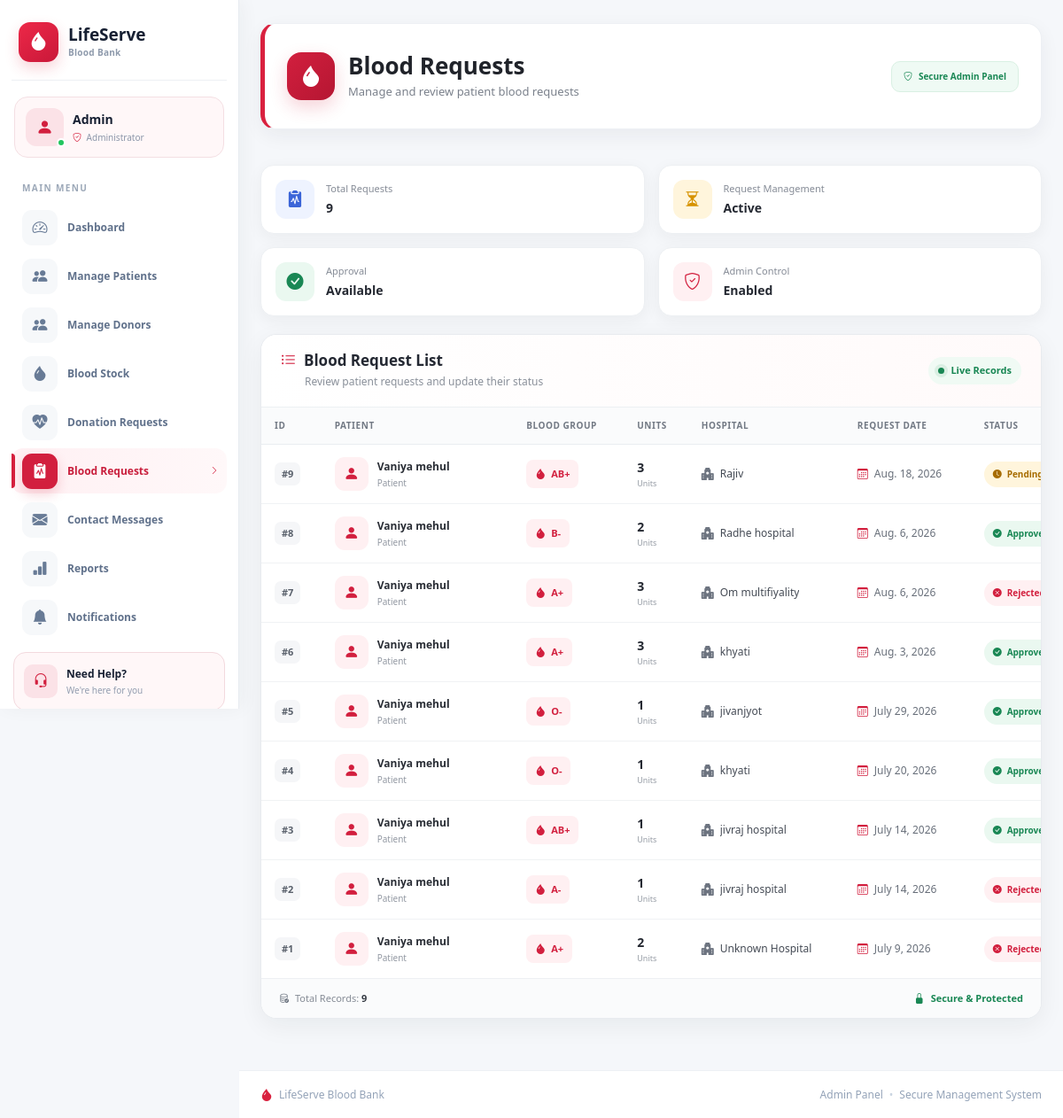
Screenshot of /adminpanel/blood-requests/ with the database file from the repository.
### blood/models.py (models this page shows, shortened)
class BloodRequest(models.Model):
    STATUS = [
        ('Pending', 'Pending'),
        ('Approved', 'Approved'),
        ('Rejected', 'Rejected'),
    ]
    patient = models.ForeignKey(
        Patient,
        on_delete=models.CASCADE
    )
    blood_group = models.CharField(max_length=5)
    units = models.PositiveIntegerField()
    hospital = models.CharField(
        max_length=100,
        default="Unknown Hospital"
    )
    reason = models.TextField(
        default="No Reason"
    )
    request_date = models.DateField(
        auto_now_add=True
    )
    status = models.CharField(
        max_length=10,
        choices=STATUS,
        default="Pending"
    )

### patient/models.py (models this page shows, shortened)
class Patient(models.Model):
    profile_photo = models.ImageField(
    upload_to="profiles/",
    blank=True,
    null=True
)
    GENDER = (
        ('Male', 'Male'),
        ('Female', 'Female'),
        ('Other', 'Other'),
    )
    BLOOD_GROUPS = (
        ('A+', 'A+'),
        ('A-', 'A-'),
        ('B+', 'B+'),
        ('B-', 'B-'),
        ('AB+', 'AB+'),
        ('AB-', 'AB-'),
        ('O+', 'O+'),
        ('O-', 'O-'),
    )
    STATUS = (
        ('Pending', 'Pending'),
        ('Approved', 'Approved'),
        ('Rejected', 'Rejected'),
    )
    user = models.OneToOneField(User, on_delete=models.CASCADE)
    age = models.PositiveIntegerField()
    gender = models.CharField(
        max_length=10,
        choices=GENDER
    )
    blood_group = models.CharField(
        max_length=5,
        choices=BLOOD_GROUPS
    )
    address = models.TextField()
    city = models.CharField(max_length=50)
    phone = models.CharField(max_length=15)
    state = models.CharField(max_length=100)
    status = models.CharField(
        max_length=10,
        choices=STATUS,
        default="Pending"
    )

### adminpanel/views.py (the view)
# urls.py: path("blood-requests/", views.blood_requests, name="blood_requests"),
def blood_requests(request):
    requests = BloodRequest.objects.select_related(
        "patient",
        "patient__user"
    ).order_by("-id")
    return render(
        request,
        "adminpanel/blood_requests.html",
        {
            "requests": requests
        }
    )

### accounts/context_processors.py (called while the page is built, shortened)
def notification_count(request):
    return {
        "notification_count": 0
    }

def contact_message_count(request):
    unread_count = ContactMessage.objects.filter(is_read=False).count()
    return {
        "contact_message_count": unread_count
    }

### donor/context_processors.py (called while the page is built)
def donor_data(request):
    donor = None
    if request.user.is_authenticated:
        try:
            donor = Donor.objects.get(user=request.user)
        except Donor.DoesNotExist:
            donor = None
    return {
        "donor": donor
    }

### lifeserve/offline_translation.py (called while the page is built)
    def __call__(self, request):
        response = self.get_response(request)
        if request.LANGUAGE_CODE != 'hi' or response.get('Content-Type', '').split(';')[0] != 'text/html':
            return response
        if not response.streaming:
            response.content = translate_html(response.content.decode(response.charset or 'utf-8')).encode(response.charset or 'utf-8')
            response.headers.pop('Content-Length', None)
        return response

### patient/context_processors.py (called while the page is built)
def patient_data(request):
    if request.user.is_authenticated:
        patient = Patient.objects.filter(user=request.user).first()
        return {
            "patient": patient
        }
    return {}

### lifeserve/templates/adminpanel/blood_requests.html (shortened to what this page needs)
{% extends 'adminpanel/base.html' %}
{% block extra_css %}
{% load static %}
<link rel="stylesheet" href="{% static 'css/blood-requests.css' %}">
{% endblock %}
{% block content %}
<div class="blood-requests-page">
    <div class="br-page-header">
         <section class="blood-requests-header">
        <div class="br-header-left">
            <div class="br-title-icon">
                <i class="bi bi-droplet-fill"></i>
            </div>
            <div>
                <h2>Blood Requests</h2>
                <p>Manage and review patient blood requests</p>
            </div>
        </div>
         <div class="requests-header-badge">
                <i class="bi bi-shield-check"></i>
            <span>Secure Admin Panel</span>
        </div>
    </div>
    <div class="br-stats-grid">
        <div class="br-stat-card">
            <div class="br-stat-icon total">
                <i class="bi bi-clipboard2-pulse-fill"></i>
            </div>
            <div class="br-stat-info">
                <span>Total Requests</span>
                <strong>{{ requests|length }}</strong>
            </div>
        </div>
        <div class="br-stat-card">
            <div class="br-stat-icon pending">
                <i class="bi bi-hourglass-split"></i>
            </div>
            <div class="br-stat-info">
                <span>Request Management</span>
                <strong>Active</strong>
            </div>
        </div>
        <div class="br-stat-card">
            <div class="br-stat-icon approved">
                <i class="bi bi-check-circle-fill"></i>
            </div>
            <div class="br-stat-info">
                <span>Approval</span>
                <strong>Available</strong>
            </div>
        </div>
        <div class="br-stat-card">
            <div class="br-stat-icon rejected">
                <i class="bi bi-shield-check"></i>
            </div>
            <div class="br-stat-info">
                <span>Admin Control</span>
                <strong>Enabled</strong>
            </div>
        </div>
    </div>
    <div class="br-card">
        <div class="br-card-header">
            <div>
                <h4>
                    <i class="bi bi-list-ul"></i>
                    Blood Request List
                </h4>
                <p>Review patient requests and update their status</p>
            </div>
            <div class="br-live-status">
                <span class="br-live-dot"></span>
                Live Records
            </div>
        </div>
        <div class="br-card-body">
            {% if requests %}
            <div class="br-table-wrapper">
                <table class="br-table">
                    <thead>
                        <tr>
                            <th>ID</th>
                            <th>Patient</th>
                            <th>Blood Group</th>
                            <th>Units</th>
                            <th>Hospital</th>
                            <th>Request Date</th>
                            <th>Status</th>
                        </tr>
                    </thead>
                    <tbody>
                    {% for request in requests %}
                    <tr>
                        <td>
                            <span class="br-request-id">
                                #{{ request.id }}
                            </span>
                        </td>
                        <td>
                            <div class="br-patient">
                                <div class="br-patient-avatar">
                                    <i class="bi bi-person-fill"></i>
                                </div>
                                <div class="br-patient-info">
                                    <strong>
                                        {{ request.patient.user.get_full_name }}
                                    </strong>
                                    <span>
                                        Patient
                                    </span>
                                </div>
                            </div>
                        </td>
                        <td>
                            <div class="br-blood-group">
                                <i class="bi bi-droplet-fill"></i>
                                {{ request.blood_group }}
                            </div>
                        </td>
                        <td>
                            <div class="br-units">
                                <strong>{{ request.units }}</strong>
                                <span>Units</span>
                            </div>
                        </td>
                        <td>
                            <div class="br-hospital">
                                <i class="bi bi-hospital-fill"></i>
                                <span>
                                    {{ request.hospital }}
                                </span>
                            </div>
                        </td>
                        <td>
                            <div class="br-date">
                                <i class="bi bi-calendar3"></i>
                                <span>
                                    {{ request.request_date }}
                                </span>
                            </div>
                        </td>
                        <td>
                            {% if request.status == "Pending" %}
                                <span class="br-status pending">
                                    <i class="bi bi-clock-fill"></i>
                                    Pending
                                </span>
                            {% elif request.status == "Approved" %}
                                <span class="br-status approved">
                                    <i class="bi bi-check-circle-fill"></i>
                                    Approved
                                </span>
                            {% else %}
                                <span class="br-status rejected">
                                    <i class="bi bi-x-circle-fill"></i>
                                    Rejected
                                </span>
                            {% endif %}
                        </td>
                    </tr>
                    {% endfor %}
                    </tbody>
                </table>
            </div>
            {% endif %}
        </div>
        <div class="br-card-footer">
            <div class="br-record-info">
                <i class="bi bi-database-check"></i>
                <span>
                    Total Records:
                    <strong>{{ requests|length }}</strong>
                </span>
            </div>
            <div class="br-security-info">
                <i class="bi bi-lock-fill"></i>
                Secure &amp; Protected
            </div>
        </div>
    </div>
</div>
{% endblock %}

### lifeserve/static/css/admin.css (style rules this page uses)
* { box-sizing: border-box; }
html, body { margin: 0; padding: 0; width: 100%; min-height: 100%; font-family: "Segoe UI", Arial, sans-serif; background: #f5f7fa; }
body { overflow-x: hidden; }
.admin-content > * { max-width: 100%; }

### rows the page displays
BloodRequest: id "9", patient.user.get_full_name "Vaniya mehul", blood_group "AB+", units "3", hospital "Rajiv", request_date "Aug. 18, 2026", status "Pending" (drawn)
BloodRequest: id "8", patient.user.get_full_name "Vaniya mehul", blood_group "B-", units "2", hospital "Radhe hospital", request_date "Aug. 6, 2026", status "Approved" (drawn)
BloodRequest: id "7", patient.user.get_full_name "Vaniya mehul", blood_group "A+", units "3", hospital "Om multifiyality", request_date "Aug. 6, 2026", status "Rejected" (drawn)
BloodRequest: id "6", patient.user.get_full_name "Vaniya mehul", blood_group "A+", units "3", hospital "khyati", request_date "Aug. 3, 2026", status "Approved" (drawn)
BloodRequest: id "5", patient.user.get_full_name "Vaniya mehul", blood_group "O-", units "1", hospital "jivanjyot", request_date "July 29, 2026", status "Approved" (drawn)
BloodRequest: id "4", patient.user.get_full_name "Vaniya mehul", blood_group "O-", units "1", hospital "khyati", request_date "July 20, 2026", status "Approved" (drawn)
BloodRequest: id "3", patient.user.get_full_name "Vaniya mehul", blood_group "AB+", units "1", hospital "jivraj hospital", request_date "July 14, 2026", status "Approved" (drawn)
BloodRequest: id "2", patient.user.get_full_name "Vaniya mehul", blood_group "A-", units "1", hospital "jivraj hospital", request_date "July 14, 2026", status "Rejected" (drawn)
BloodRequest: id "1", patient.user.get_full_name "Vaniya mehul", blood_group "A+", units "2", hospital "Unknown Hospital", request_date "July 9, 2026", status "Rejected" (drawn)

### other values shown
{{ requests|length }} "9"
